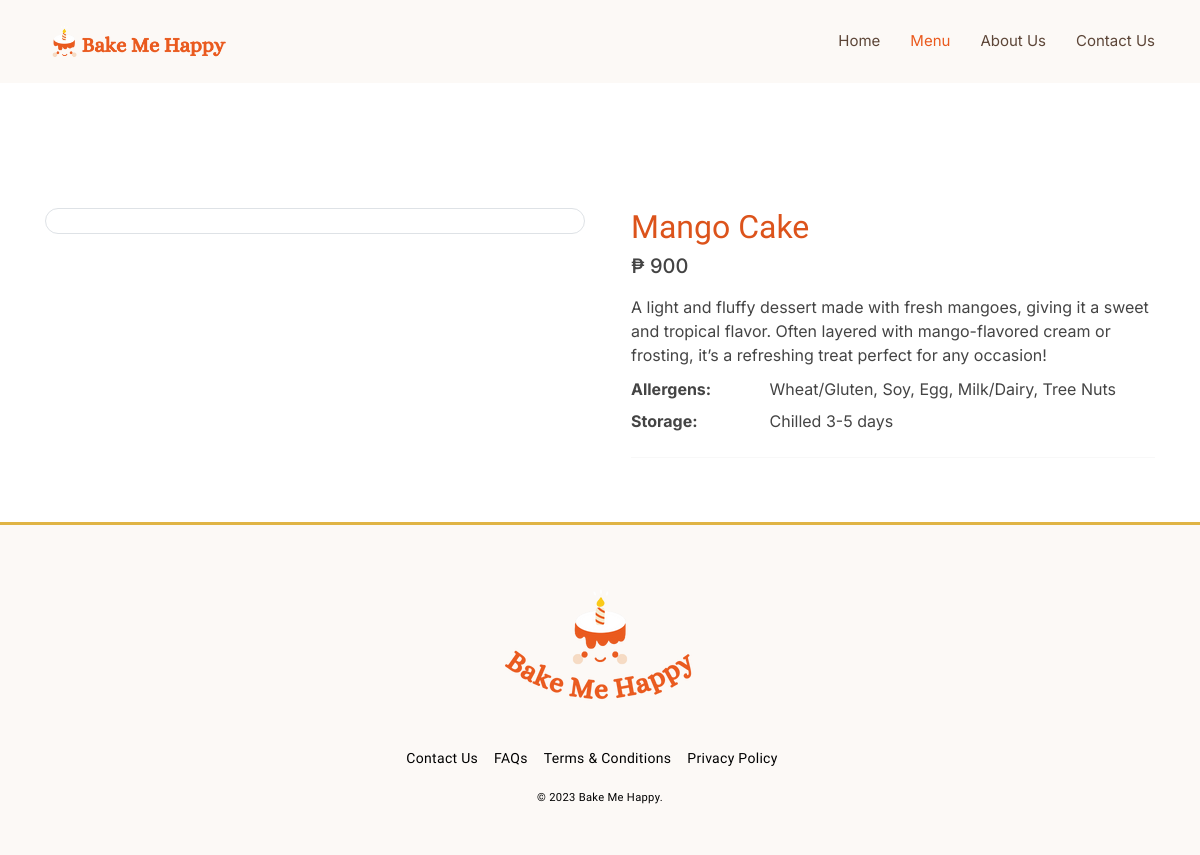
The app's page /cake-details.php?id=3 with its own data.
### tables this page shows
CREATE TABLE `products` (
  `id` int(100) NOT NULL,
  `product_name` varchar(100) NOT NULL,
  `price` varchar(100) NOT NULL,
  `image` varchar(100) NOT NULL,
  `description` varchar(255) NOT NULL,
  `allergens` varchar(100) NOT NULL,
  `storage` varchar(100) NOT NULL
);

### cake-details.php (the view, shortened to what this page needs)
<?php
include 'config.php';
if(isset($_GET['id'])) {
   $id = $_GET['id'];
} else {
     echo "<script>alert('Invalid cake ID');</script>";
     echo "<script>window.location.href = 'index.php';</script>";
     exit();
   }
?>
<!DOCTYPE html>
<html lang="en">
  <head><title>Dolis</title></head>
  <?php include 'head.php'; ?>
  <body>
    <header id="header" class="fixed-top">
      <div class="container d-flex align-items-center justify-content-between">
        <a href="index.php" class="logo"><img src="assets/img/logo.png" alt="" class="img-fluid"></a>
        <nav id="navbar" class="navbar">
          <ul>
            <li><a class="nav-link" href="index.php">Home</a></li>
            <li><a class="nav-link active" href="menu.php">Menu</a></li>
            <li><a class="nav-link" href="about-us.php">About Us</a></li>
            <li><a class="nav-link" href="contact-us.php">Contact Us</a></li>
          </ul>
        </nav>
      </div>
    </header>
    <main id="main">
      <section id="breadcrumbs" class="breadcrumbs">
         <div class="container">
            <ol>
               <li><a href="menu.php"><span>&#8249;</span> Back to Menu</a></li>
            </ol>
         </div>
      </section>
      <?php
            $select_product = mysqli_query($conn, "SELECT * FROM `products` WHERE id = $id") or die('query failed');
            if($select_product){
                $fetch_product = mysqli_fetch_assoc($select_product)
            ?>
      <section class="py-5">
        <div class="container">
          <div class="row gx-5">
            <aside class="col-lg-6">
              <div class="border rounded-4 mb-3 d-flex justify-content-center">
              </div>
            </aside>
            <main class="col-lg-6">
              <div class="ps-lg-3">
                <h2 class="name" style="color: #DC531B;">
                  <?php echo $fetch_product['product_name']; ?>
                </h2>
                <div class="mb-3">
                  <span class="h5">₱ <?php echo $fetch_product['price']; ?></span>
                </div>
                <p class="product_description">
                  <?php echo $fetch_product['description']; ?>
                </p>
                <?php
                     };
                     ?>
                <div class="row">
                  <dt class="col-3">Allergens:</dt>
                  <dd class="col-9"><?php echo $fetch_product['allergens']; ?></dd>
                  <dt class="col-3">Storage:</dt>
                  <dd class="col-9"><?php echo $fetch_product['storage']; ?></dd>
                </div>
                <hr />
              </div>
            </main>
          </div>
        </div>
      </section>
    </main>
    <?php include 'footer.php'; ?>
  </body>
</html>

### assets/css/style.css (style rules this page uses)
body { font-family: 'Inter', sans-serif; color: #444444; }
a { color: #ed502e; text-decoration: none; }
h1, h2, h3, h4, h5, h6 { font-family: 'Alice', serif; }
#header { background: #FCF9F6; transition: all 0.5s; z-index: 997; padding: 20px 0; }
#header .logo { font-size: 26px; margin: 0; padding: 0; line-height: 1; font-weight: 700; letter-spacing: 0.5px; text-transform: uppercase; }
#header .logo img { max-height: 40px; }
.navbar { padding: 0; }
.navbar ul { margin: 0; padding: 0; display: flex; list-style: none; align-items: center; }
.navbar li { position: relative; }
.navbar a, .navbar a:focus { display: flex; align-items: center; justify-content: space-between; padding: 10px 0 10px 30px; font-size: 15px; color: #5D4638; white-space: nowrap; transition: 0.3s; }
.navbar a:hover, .navbar .active, .navbar .active:focus, .navbar li:hover>a { color: #EA5A1E; }
section { padding: 60px 0; }
p { margin-top: 0; margin-bottom: 10px; }
.row { display: flex; flex-wrap: wrap; margin-right: -15px; margin-left: -15px; }
:root { --primary: #EDBC07; --light: #FDF5EB; }

### records on screen
products: product_name "Mango Cake", price "900", description "A light and fluffy dessert made with fresh mangoes, giving it a sweet and tropical flavor. Often layered with mango-flavored cream or frosting, it’s a refreshing treat perfect for any occasion!", allergens "Wheat/Gluten, Soy, Egg, Milk/Dairy, Tree Nuts", storage "Chilled 3-5 days"
